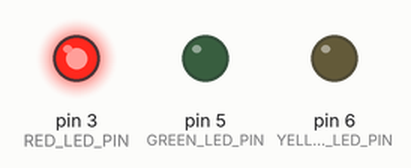
This sketch was run on a simulated Arduino Uno, built with avr-gcc and run on an emulated ATmega328P. Shown: output pins drawn as LEDs (lit = HIGH).

Above: at 0.1 s.
At 50.1 s:
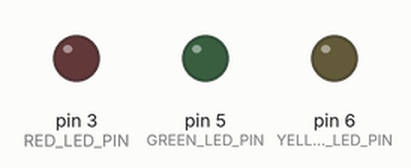
At 76.7 s:
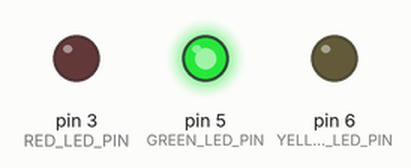
At 110.3 s:
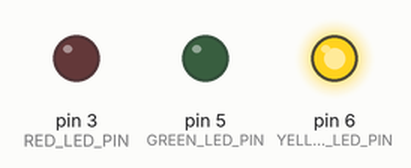
Timing chart, 0 to 114.7 s (numbered marks = the images above):
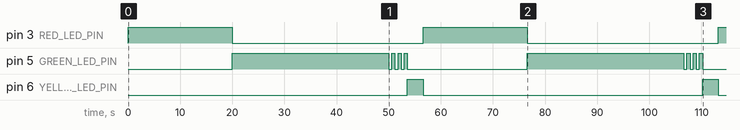

The sketch:

2_traffic_light.ino
```cpp
const int RED_LED_PIN = 3;
const int YELLOW_LED_PIN = 6;
const int GREEN_LED_PIN = 5;

void set_lights(bool red_enabled, bool yellow_enabled, bool green_enabled) {
  digitalWrite(RED_LED_PIN, red_enabled);
  digitalWrite(YELLOW_LED_PIN, yellow_enabled);
  digitalWrite(GREEN_LED_PIN, green_enabled);
}

void setup() {
  pinMode(RED_LED_PIN, OUTPUT);
  pinMode(YELLOW_LED_PIN, OUTPUT);
  pinMode(GREEN_LED_PIN, OUTPUT);
}

void loop() {
  set_lights(true, false, false);
  delay(20 * 1000);

  set_lights(false, false, true);
  delay(30 * 1000);

  for (int i = 0; i < 3; i++) {
    set_lights(false, false, false);
    delay(600);
    set_lights(false, false, true);
    delay(600);
  }

  set_lights(false, true, false);
  delay(3 * 1000);
}
```

Measured:
- by itself, pin 3 (RED_LED_PIN): alternates HIGH for 20.0 s and LOW for 36.6 s
- by itself, pin 5 (GREEN_LED_PIN): goes HIGH 30.0 s, 3 × (LOW 0.60 s, HIGH 0.60 s), LOW 23.0 s, HIGH 30.0 s, 3 × (LOW 0.60 s, HIGH 0.60 s), then LOW
- by itself, pin 6 (YELLOW_LED_PIN): alternates HIGH for 3.0 s and LOW for 53.6 s
